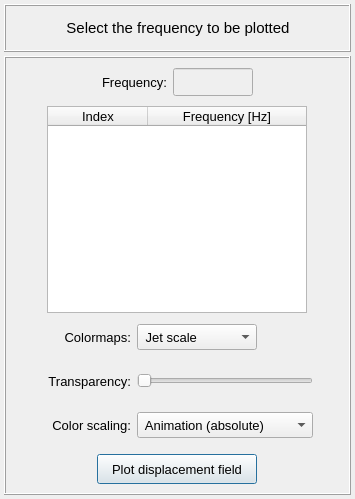
<?xml version="1.0" encoding="UTF-8"?>
<ui version="4.0">
 <class>Form</class>
 <widget class="QWidget" name="Form">
  <property name="geometry">
   <rect>
    <x>0</x>
    <y>0</y>
    <width>355</width>
    <height>499</height>
   </rect>
  </property>
  <property name="maximumSize">
   <size>
    <width>16777215</width>
    <height>16777215</height>
   </size>
  </property>
  <property name="windowTitle">
   <string>Plot displacement field</string>
  </property>
  <layout class="QGridLayout" name="gridLayout_2">
   <property name="leftMargin">
    <number>4</number>
   </property>
   <property name="topMargin">
    <number>4</number>
   </property>
   <property name="rightMargin">
    <number>4</number>
   </property>
   <property name="bottomMargin">
    <number>4</number>
   </property>
   <property name="spacing">
    <number>4</number>
   </property>
   <item row="1" column="0">
    <widget class="QFrame" name="frame_main">
     <property name="sizeIncrement">
      <size>
       <width>400</width>
       <height>0</height>
      </size>
     </property>
     <property name="baseSize">
      <size>
       <width>400</width>
       <height>0</height>
      </size>
     </property>
     <property name="frameShape">
      <enum>QFrame::Box</enum>
     </property>
     <property name="frameShadow">
      <enum>QFrame::Raised</enum>
     </property>
     <layout class="QGridLayout" name="gridLayout_5">
      <property name="leftMargin">
       <number>4</number>
      </property>
      <property name="topMargin">
       <number>4</number>
      </property>
      <property name="rightMargin">
       <number>4</number>
      </property>
      <property name="bottomMargin">
       <number>4</number>
      </property>
      <property name="spacing">
       <number>4</number>
      </property>
      <item row="0" column="0">
       <widget class="QFrame" name="frame_frequency">
        <property name="minimumSize">
         <size>
          <width>0</width>
          <height>40</height>
         </size>
        </property>
        <property name="maximumSize">
         <size>
          <width>16777215</width>
          <height>40</height>
         </size>
        </property>
        <property name="frameShape">
         <enum>QFrame::NoFrame</enum>
        </property>
        <property name="frameShadow">
         <enum>QFrame::Raised</enum>
        </property>
        <layout class="QGridLayout" name="gridLayout_4">
         <property name="leftMargin">
          <number>0</number>
         </property>
         <property name="topMargin">
          <number>0</number>
         </property>
         <property name="rightMargin">
          <number>0</number>
         </property>
         <property name="bottomMargin">
          <number>0</number>
         </property>
         <property name="horizontalSpacing">
          <number>6</number>
         </property>
         <property name="verticalSpacing">
          <number>0</number>
         </property>
         <item row="0" column="0">
          <spacer name="horizontalSpacer_2">
           <property name="orientation">
            <enum>Qt::Horizontal</enum>
           </property>
           <property name="sizeHint" stdset="0">
            <size>
             <width>40</width>
             <height>20</height>
            </size>
           </property>
          </spacer>
         </item>
         <item row="0" column="2">
          <widget class="QLineEdit" name="lineEdit_selected_frequency">
           <property name="enabled">
            <bool>false</bool>
           </property>
           <property name="minimumSize">
            <size>
             <width>80</width>
             <height>28</height>
            </size>
           </property>
           <property name="maximumSize">
            <size>
             <width>80</width>
             <height>28</height>
            </size>
           </property>
           <property name="font">
            <font>
             <family>MS Shell Dlg 2</family>
             <pointsize>10</pointsize>
             <weight>50</weight>
             <italic>false</italic>
             <bold>false</bold>
            </font>
           </property>
           <property name="styleSheet">
            <string notr="true"/>
           </property>
           <property name="text">
            <string/>
           </property>
           <property name="alignment">
            <set>Qt::AlignCenter</set>
           </property>
          </widget>
         </item>
         <item row="0" column="3">
          <spacer name="horizontalSpacer">
           <property name="orientation">
            <enum>Qt::Horizontal</enum>
           </property>
           <property name="sizeHint" stdset="0">
            <size>
             <width>40</width>
             <height>20</height>
            </size>
           </property>
          </spacer>
         </item>
         <item row="0" column="1">
          <widget class="QLabel" name="label_4">
           <property name="minimumSize">
            <size>
             <width>0</width>
             <height>28</height>
            </size>
           </property>
           <property name="maximumSize">
            <size>
             <width>16777215</width>
             <height>28</height>
            </size>
           </property>
           <property name="font">
            <font>
             <family>MS Shell Dlg 2</family>
             <pointsize>10</pointsize>
             <weight>50</weight>
             <bold>false</bold>
            </font>
           </property>
           <property name="text">
            <string>Frequency:</string>
           </property>
           <property name="alignment">
            <set>Qt::AlignCenter</set>
           </property>
          </widget>
         </item>
        </layout>
       </widget>
      </item>
      <item row="4" column="0">
       <widget class="QFrame" name="frame_scalling">
        <property name="minimumSize">
         <size>
          <width>0</width>
          <height>40</height>
         </size>
        </property>
        <property name="frameShape">
         <enum>QFrame::NoFrame</enum>
        </property>
        <property name="frameShadow">
         <enum>QFrame::Raised</enum>
        </property>
        <layout class="QGridLayout" name="gridLayout_6">
         <property name="leftMargin">
          <number>0</number>
         </property>
         <property name="topMargin">
          <number>0</number>
         </property>
         <property name="rightMargin">
          <number>0</number>
         </property>
         <property name="bottomMargin">
          <number>0</number>
         </property>
         <property name="horizontalSpacing">
          <number>6</number>
         </property>
         <property name="verticalSpacing">
          <number>0</number>
         </property>
         <item row="0" column="2">
          <widget class="QComboBox" name="comboBox_color_scale">
           <property name="minimumSize">
            <size>
             <width>176</width>
             <height>26</height>
            </size>
           </property>
           <property name="maximumSize">
            <size>
             <width>176</width>
             <height>26</height>
            </size>
           </property>
           <property name="font">
            <font>
             <pointsize>10</pointsize>
            </font>
           </property>
           <item>
            <property name="text">
             <string> Animation (absolute)</string>
            </property>
           </item>
           <item>
            <property name="text">
             <string> Animation (Ux)</string>
            </property>
           </item>
           <item>
            <property name="text">
             <string> Animation (Uy)</string>
            </property>
           </item>
           <item>
            <property name="text">
             <string> Animation (Uz)</string>
            </property>
           </item>
           <item>
            <property name="text">
             <string> Absolute (resultant)</string>
            </property>
           </item>
           <item>
            <property name="text">
             <string> Absolute (Ux)</string>
            </property>
           </item>
           <item>
            <property name="text">
             <string> Absolute (Uy)</string>
            </property>
           </item>
           <item>
            <property name="text">
             <string> Absolute (Uz)</string>
            </property>
           </item>
           <item>
            <property name="text">
             <string> Real - Ux</string>
            </property>
           </item>
           <item>
            <property name="text">
             <string> Real - Uy</string>
            </property>
           </item>
           <item>
            <property name="text">
             <string> Real - Uz</string>
            </property>
           </item>
           <item>
            <property name="text">
             <string> Imaginary - Ux</string>
            </property>
           </item>
           <item>
            <property name="text">
             <string> Imaginary - Uy</string>
            </property>
           </item>
           <item>
            <property name="text">
             <string> Imaginary - Uz</string>
            </property>
           </item>
          </widget>
         </item>
         <item row="0" column="1">
          <widget class="QLabel" name="label_2">
           <property name="minimumSize">
            <size>
             <width>90</width>
             <height>26</height>
            </size>
           </property>
           <property name="maximumSize">
            <size>
             <width>90</width>
             <height>26</height>
            </size>
           </property>
           <property name="font">
            <font>
             <pointsize>10</pointsize>
            </font>
           </property>
           <property name="text">
            <string>Color scaling:</string>
           </property>
           <property name="alignment">
            <set>Qt::AlignRight|Qt::AlignTrailing|Qt::AlignVCenter</set>
           </property>
          </widget>
         </item>
         <item row="0" column="0">
          <spacer name="horizontalSpacer_3">
           <property name="orientation">
            <enum>Qt::Horizontal</enum>
           </property>
           <property name="sizeHint" stdset="0">
            <size>
             <width>40</width>
             <height>20</height>
            </size>
           </property>
          </spacer>
         </item>
         <item row="0" column="3">
          <spacer name="horizontalSpacer_4">
           <property name="orientation">
            <enum>Qt::Horizontal</enum>
           </property>
           <property name="sizeHint" stdset="0">
            <size>
             <width>40</width>
             <height>20</height>
            </size>
           </property>
          </spacer>
         </item>
        </layout>
       </widget>
      </item>
      <item row="1" column="0">
       <widget class="QFrame" name="frame_treeWidget">
        <property name="frameShape">
         <enum>QFrame::NoFrame</enum>
        </property>
        <property name="frameShadow">
         <enum>QFrame::Raised</enum>
        </property>
        <layout class="QGridLayout" name="gridLayout_3">
         <property name="leftMargin">
          <number>0</number>
         </property>
         <property name="topMargin">
          <number>0</number>
         </property>
         <property name="rightMargin">
          <number>0</number>
         </property>
         <property name="bottomMargin">
          <number>0</number>
         </property>
         <property name="spacing">
          <number>0</number>
         </property>
         <item row="0" column="0">
          <widget class="QTreeWidget" name="treeWidget_frequencies">
           <property name="minimumSize">
            <size>
             <width>260</width>
             <height>0</height>
            </size>
           </property>
           <property name="maximumSize">
            <size>
             <width>260</width>
             <height>415</height>
            </size>
           </property>
           <property name="font">
            <font>
             <family>MS Shell Dlg 2</family>
             <pointsize>10</pointsize>
             <weight>50</weight>
             <italic>false</italic>
             <bold>false</bold>
            </font>
           </property>
           <property name="alternatingRowColors">
            <bool>true</bool>
           </property>
           <property name="indentation">
            <number>0</number>
           </property>
           <column>
            <property name="text">
             <string>Index</string>
            </property>
            <property name="font">
             <font>
              <family>MS Shell Dlg 2</family>
              <pointsize>10</pointsize>
             </font>
            </property>
            <property name="textAlignment">
             <set>AlignCenter</set>
            </property>
           </column>
           <column>
            <property name="text">
             <string notr="true">Frequency [Hz]</string>
            </property>
            <property name="font">
             <font>
              <family>MS Shell Dlg 2</family>
              <pointsize>10</pointsize>
              <weight>50</weight>
              <italic>false</italic>
              <bold>false</bold>
             </font>
            </property>
            <property name="textAlignment">
             <set>AlignCenter</set>
            </property>
           </column>
          </widget>
         </item>
        </layout>
       </widget>
      </item>
      <item row="2" column="0">
       <widget class="QFrame" name="frame">
        <property name="minimumSize">
         <size>
          <width>0</width>
          <height>40</height>
         </size>
        </property>
        <property name="maximumSize">
         <size>
          <width>16777215</width>
          <height>40</height>
         </size>
        </property>
        <property name="frameShape">
         <enum>QFrame::NoFrame</enum>
        </property>
        <property name="frameShadow">
         <enum>QFrame::Raised</enum>
        </property>
        <layout class="QGridLayout" name="gridLayout_13">
         <property name="leftMargin">
          <number>0</number>
         </property>
         <property name="topMargin">
          <number>0</number>
         </property>
         <property name="rightMargin">
          <number>0</number>
         </property>
         <property name="bottomMargin">
          <number>0</number>
         </property>
         <item row="0" column="2">
          <widget class="QFrame" name="frame_7">
           <property name="minimumSize">
            <size>
             <width>176</width>
             <height>0</height>
            </size>
           </property>
           <property name="maximumSize">
            <size>
             <width>176</width>
             <height>16777215</height>
            </size>
           </property>
           <property name="frameShape">
            <enum>QFrame::NoFrame</enum>
           </property>
           <property name="frameShadow">
            <enum>QFrame::Raised</enum>
           </property>
           <layout class="QGridLayout" name="gridLayout_14">
            <property name="leftMargin">
             <number>0</number>
            </property>
            <property name="topMargin">
             <number>0</number>
            </property>
            <property name="rightMargin">
             <number>0</number>
            </property>
            <property name="bottomMargin">
             <number>0</number>
            </property>
            <property name="spacing">
             <number>0</number>
            </property>
            <item row="0" column="0">
             <widget class="QComboBox" name="comboBox_colormaps">
              <property name="minimumSize">
               <size>
                <width>120</width>
                <height>26</height>
               </size>
              </property>
              <property name="maximumSize">
               <size>
                <width>176</width>
                <height>26</height>
               </size>
              </property>
              <property name="font">
               <font>
                <pointsize>10</pointsize>
               </font>
              </property>
              <item>
               <property name="text">
                <string> Jet scale</string>
               </property>
              </item>
              <item>
               <property name="text">
                <string> Viridis scale</string>
               </property>
              </item>
              <item>
               <property name="text">
                <string> Inferno scale</string>
               </property>
              </item>
              <item>
               <property name="text">
                <string> Magma scale</string>
               </property>
              </item>
              <item>
               <property name="text">
                <string> Plasma scale</string>
               </property>
              </item>
              <item>
               <property name="text">
                <string> Grayscale</string>
               </property>
              </item>
             </widget>
            </item>
            <item row="0" column="1">
             <spacer name="horizontalSpacer_11">
              <property name="orientation">
               <enum>Qt::Horizontal</enum>
              </property>
              <property name="sizeHint" stdset="0">
               <size>
                <width>40</width>
                <height>20</height>
               </size>
              </property>
             </spacer>
            </item>
           </layout>
          </widget>
         </item>
         <item row="0" column="3">
          <spacer name="horizontalSpacer_12">
           <property name="orientation">
            <enum>Qt::Horizontal</enum>
           </property>
           <property name="sizeHint" stdset="0">
            <size>
             <width>40</width>
             <height>20</height>
            </size>
           </property>
          </spacer>
         </item>
         <item row="0" column="1">
          <widget class="QLabel" name="label_6">
           <property name="minimumSize">
            <size>
             <width>90</width>
             <height>26</height>
            </size>
           </property>
           <property name="maximumSize">
            <size>
             <width>90</width>
             <height>26</height>
            </size>
           </property>
           <property name="font">
            <font>
             <pointsize>10</pointsize>
            </font>
           </property>
           <property name="text">
            <string>Colormaps:</string>
           </property>
           <property name="alignment">
            <set>Qt::AlignRight|Qt::AlignTrailing|Qt::AlignVCenter</set>
           </property>
          </widget>
         </item>
         <item row="0" column="0">
          <spacer name="horizontalSpacer_13">
           <property name="orientation">
            <enum>Qt::Horizontal</enum>
           </property>
           <property name="sizeHint" stdset="0">
            <size>
             <width>40</width>
             <height>20</height>
            </size>
           </property>
          </spacer>
         </item>
        </layout>
       </widget>
      </item>
      <item row="5" column="0">
       <widget class="QFrame" name="frame_button">
        <property name="minimumSize">
         <size>
          <width>0</width>
          <height>40</height>
         </size>
        </property>
        <property name="frameShape">
         <enum>QFrame::NoFrame</enum>
        </property>
        <property name="frameShadow">
         <enum>QFrame::Raised</enum>
        </property>
        <layout class="QGridLayout" name="gridLayout_7">
         <property name="leftMargin">
          <number>0</number>
         </property>
         <property name="topMargin">
          <number>0</number>
         </property>
         <property name="rightMargin">
          <number>0</number>
         </property>
         <property name="bottomMargin">
          <number>0</number>
         </property>
         <property name="spacing">
          <number>0</number>
         </property>
         <item row="0" column="0">
          <widget class="QPushButton" name="pushButton_plot">
           <property name="minimumSize">
            <size>
             <width>160</width>
             <height>30</height>
            </size>
           </property>
           <property name="maximumSize">
            <size>
             <width>160</width>
             <height>30</height>
            </size>
           </property>
           <property name="font">
            <font>
             <family>MS Shell Dlg 2</family>
             <pointsize>10</pointsize>
             <weight>50</weight>
             <italic>false</italic>
             <bold>false</bold>
            </font>
           </property>
           <property name="styleSheet">
            <string notr="true"/>
           </property>
           <property name="text">
            <string>Plot displacement field</string>
           </property>
           <property name="default">
            <bool>true</bool>
           </property>
          </widget>
         </item>
        </layout>
       </widget>
      </item>
      <item row="3" column="0">
       <widget class="QFrame" name="frame_4">
        <property name="minimumSize">
         <size>
          <width>0</width>
          <height>40</height>
         </size>
        </property>
        <property name="maximumSize">
         <size>
          <width>16777215</width>
          <height>40</height>
         </size>
        </property>
        <property name="frameShape">
         <enum>QFrame::NoFrame</enum>
        </property>
        <property name="frameShadow">
         <enum>QFrame::Raised</enum>
        </property>
        <layout class="QGridLayout" name="gridLayout_8">
         <property name="leftMargin">
          <number>0</number>
         </property>
         <property name="topMargin">
          <number>0</number>
         </property>
         <property name="rightMargin">
          <number>0</number>
         </property>
         <property name="bottomMargin">
          <number>0</number>
         </property>
         <item row="0" column="1">
          <widget class="QLabel" name="label_3">
           <property name="minimumSize">
            <size>
             <width>90</width>
             <height>26</height>
            </size>
           </property>
           <property name="maximumSize">
            <size>
             <width>90</width>
             <height>26</height>
            </size>
           </property>
           <property name="font">
            <font>
             <pointsize>10</pointsize>
            </font>
           </property>
           <property name="text">
            <string>Transparency:</string>
           </property>
           <property name="alignment">
            <set>Qt::AlignRight|Qt::AlignTrailing|Qt::AlignVCenter</set>
           </property>
          </widget>
         </item>
         <item row="0" column="2">
          <widget class="QSlider" name="slider_transparency">
           <property name="minimumSize">
            <size>
             <width>176</width>
             <height>0</height>
            </size>
           </property>
           <property name="maximumSize">
            <size>
             <width>176</width>
             <height>16777215</height>
            </size>
           </property>
           <property name="orientation">
            <enum>Qt::Horizontal</enum>
           </property>
          </widget>
         </item>
         <item row="0" column="3">
          <spacer name="horizontalSpacer_6">
           <property name="orientation">
            <enum>Qt::Horizontal</enum>
           </property>
           <property name="sizeHint" stdset="0">
            <size>
             <width>40</width>
             <height>20</height>
            </size>
           </property>
          </spacer>
         </item>
         <item row="0" column="0">
          <spacer name="horizontalSpacer_7">
           <property name="orientation">
            <enum>Qt::Horizontal</enum>
           </property>
           <property name="sizeHint" stdset="0">
            <size>
             <width>40</width>
             <height>20</height>
            </size>
           </property>
          </spacer>
         </item>
        </layout>
       </widget>
      </item>
     </layout>
    </widget>
   </item>
   <item row="0" column="0">
    <widget class="QFrame" name="frame_title">
     <property name="minimumSize">
      <size>
       <width>0</width>
       <height>48</height>
      </size>
     </property>
     <property name="maximumSize">
      <size>
       <width>16777215</width>
       <height>48</height>
      </size>
     </property>
     <property name="frameShape">
      <enum>QFrame::Box</enum>
     </property>
     <property name="frameShadow">
      <enum>QFrame::Raised</enum>
     </property>
     <property name="lineWidth">
      <number>1</number>
     </property>
     <layout class="QGridLayout" name="gridLayout">
      <property name="leftMargin">
       <number>10</number>
      </property>
      <property name="topMargin">
       <number>0</number>
      </property>
      <property name="bottomMargin">
       <number>0</number>
      </property>
      <property name="spacing">
       <number>0</number>
      </property>
      <item row="0" column="0">
       <widget class="QLabel" name="label_title">
        <property name="minimumSize">
         <size>
          <width>0</width>
          <height>0</height>
         </size>
        </property>
        <property name="maximumSize">
         <size>
          <width>16777215</width>
          <height>32</height>
         </size>
        </property>
        <property name="font">
         <font>
          <family>MS Shell Dlg 2</family>
          <pointsize>11</pointsize>
          <weight>50</weight>
          <italic>false</italic>
          <bold>false</bold>
         </font>
        </property>
        <property name="frameShape">
         <enum>QFrame::NoFrame</enum>
        </property>
        <property name="frameShadow">
         <enum>QFrame::Raised</enum>
        </property>
        <property name="text">
         <string>Select the frequency to be plotted</string>
        </property>
        <property name="textFormat">
         <enum>Qt::AutoText</enum>
        </property>
        <property name="alignment">
         <set>Qt::AlignCenter</set>
        </property>
       </widget>
      </item>
     </layout>
    </widget>
   </item>
  </layout>
 </widget>
 <tabstops>
  <tabstop>lineEdit_selected_frequency</tabstop>
  <tabstop>treeWidget_frequencies</tabstop>
  <tabstop>comboBox_colormaps</tabstop>
  <tabstop>slider_transparency</tabstop>
  <tabstop>comboBox_color_scale</tabstop>
  <tabstop>pushButton_plot</tabstop>
 </tabstops>
 <resources/>
 <connections/>
</ui>
